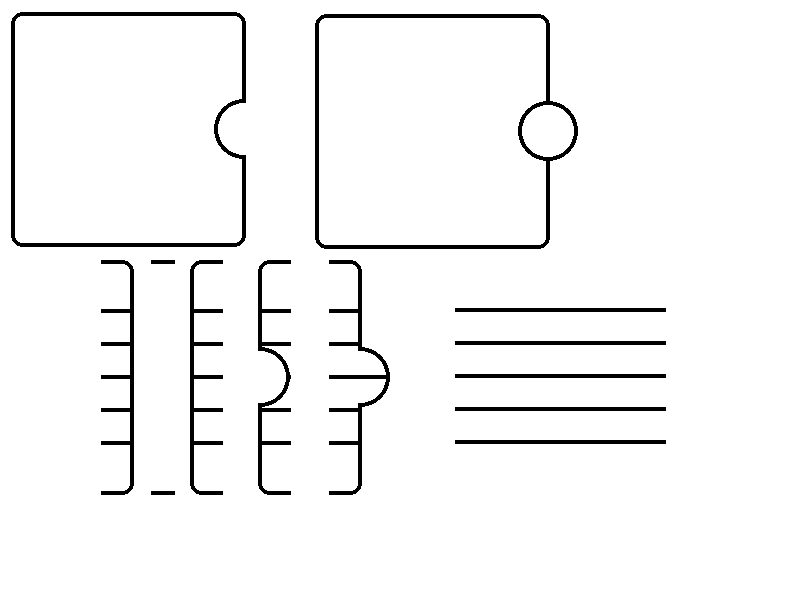
#> input picture resources/note_pieces_transparent.png, 800 x 600 px
$ python invert.py note_pieces_transparent.png
#> lines starting #> are read from the running program, lines starting #| are printed output that depends on the picture; after the words box and inside, x2 and y2 are one past the last pixel; in counts of white or black regions, pixels touching at a corner belong together
from PIL import Image
import PIL.ImageOps
import glob
import sys

def invert(globString):
#> called with globString = 'note_pieces_transparent.png'
    filesToInvert = glob.glob(globString)
    for fileString in filesToInvert:
        img = Image.open(fileString).convert('RGBA')
#> img is the input picture: PIL image 800x600 RGBA; mean R, G, B, A 0, 0, 0, 10.3
        r, g, b, a = img.split()
#> r: PIL image 800x600 L; every value is 0
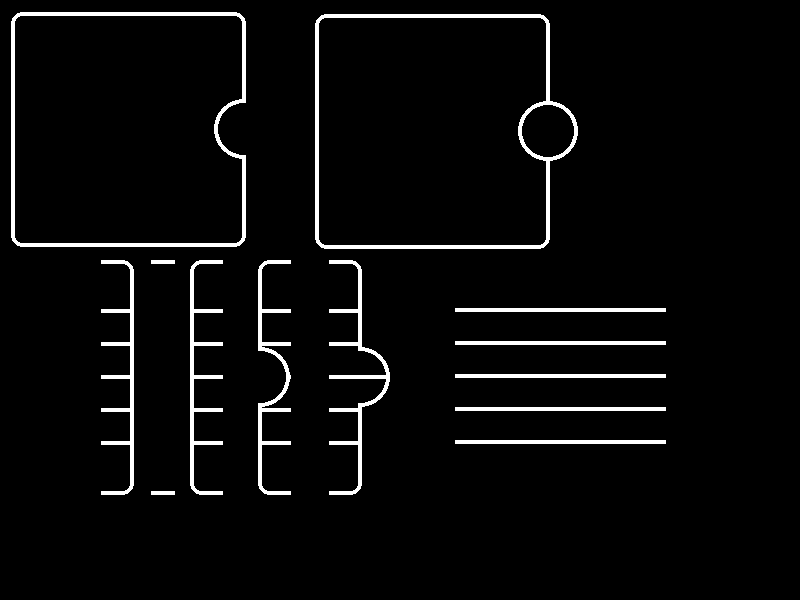
#> a: PIL image 800x600 L; 4% white; 13 white regions, largest, box (x1, y1, x2, y2) and area: (315, 14, 578, 249) 4076, (11, 12, 246, 247) 3742, (329, 260, 390, 495) 1950
        r, g, b = map(PIL.ImageOps.invert, (r, g, b))
#> r: PIL image 800x600 L; every value is 255
        img2 = Image.merge(img.mode, (r, g, b, a))
        img2.save(fileString)
        print("Inverted {}".format(fileString))

if __name__ == "__main__":
    invert(str(sys.argv[1]))
